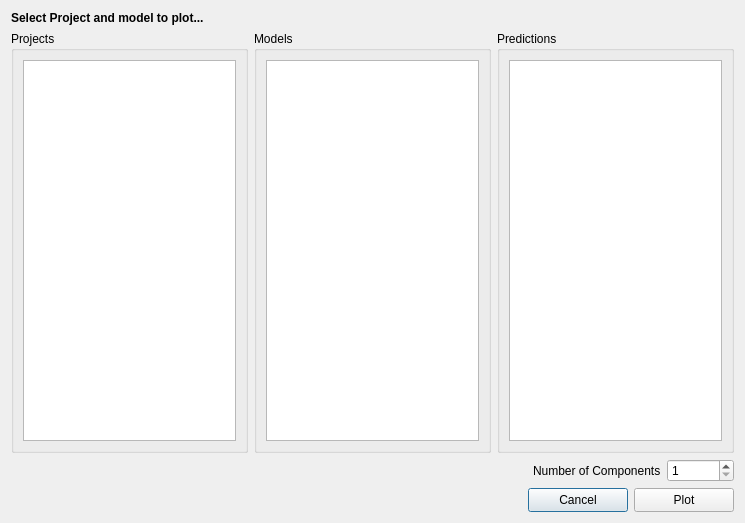
<?xml version="1.0" encoding="UTF-8"?>
<ui version="4.0">
 <class>PlotDialog</class>
 <widget class="QDialog" name="PlotDialog">
  <property name="geometry">
   <rect>
    <x>0</x>
    <y>0</y>
    <width>745</width>
    <height>523</height>
   </rect>
  </property>
  <property name="minimumSize">
   <size>
    <width>560</width>
    <height>250</height>
   </size>
  </property>
  <property name="windowTitle">
   <string>Select Project to plot...</string>
  </property>
  <layout class="QGridLayout" name="gridLayout_6">
   <item row="0" column="0" colspan="2">
    <widget class="QLabel" name="label">
     <property name="font">
      <font>
       <weight>75</weight>
       <bold>true</bold>
      </font>
     </property>
     <property name="text">
      <string>Select Project and model to plot...</string>
     </property>
    </widget>
   </item>
   <item row="1" column="0">
    <widget class="QGroupBox" name="projectsGroupBox">
     <property name="title">
      <string>Projects</string>
     </property>
     <layout class="QGridLayout" name="gridLayout_4">
      <item row="0" column="0">
       <widget class="QListView" name="listView">
        <property name="sizePolicy">
         <sizepolicy hsizetype="Expanding" vsizetype="Expanding">
          <horstretch>0</horstretch>
          <verstretch>0</verstretch>
         </sizepolicy>
        </property>
        <property name="minimumSize">
         <size>
          <width>0</width>
          <height>0</height>
         </size>
        </property>
        <property name="editTriggers">
         <set>QAbstractItemView::NoEditTriggers</set>
        </property>
        <property name="selectionMode">
         <enum>QAbstractItemView::SingleSelection</enum>
        </property>
        <property name="selectionBehavior">
         <enum>QAbstractItemView::SelectRows</enum>
        </property>
       </widget>
      </item>
     </layout>
    </widget>
   </item>
   <item row="1" column="1">
    <widget class="QGroupBox" name="modelsGroupBox">
     <property name="title">
      <string>Models</string>
     </property>
     <layout class="QGridLayout" name="gridLayout_2">
      <item row="0" column="0">
       <widget class="QListView" name="listView_2">
        <property name="minimumSize">
         <size>
          <width>0</width>
          <height>0</height>
         </size>
        </property>
        <property name="editTriggers">
         <set>QAbstractItemView::NoEditTriggers</set>
        </property>
        <property name="selectionMode">
         <enum>QAbstractItemView::SingleSelection</enum>
        </property>
        <property name="selectionBehavior">
         <enum>QAbstractItemView::SelectRows</enum>
        </property>
       </widget>
      </item>
     </layout>
    </widget>
   </item>
   <item row="1" column="2">
    <widget class="QGroupBox" name="predictionGroupBox">
     <property name="title">
      <string>Predictions</string>
     </property>
     <layout class="QGridLayout" name="gridLayout_3">
      <item row="0" column="0">
       <widget class="QListView" name="listView_3">
        <property name="minimumSize">
         <size>
          <width>0</width>
          <height>0</height>
         </size>
        </property>
        <property name="editTriggers">
         <set>QAbstractItemView::NoEditTriggers</set>
        </property>
        <property name="selectionMode">
         <enum>QAbstractItemView::SingleSelection</enum>
        </property>
        <property name="selectionBehavior">
         <enum>QAbstractItemView::SelectRows</enum>
        </property>
       </widget>
      </item>
     </layout>
    </widget>
   </item>
   <item row="2" column="0" colspan="3">
    <layout class="QGridLayout" name="gridLayout_5">
     <item row="0" column="0">
      <spacer name="horizontalSpacer_2">
       <property name="orientation">
        <enum>Qt::Horizontal</enum>
       </property>
       <property name="sizeHint" stdset="0">
        <size>
         <width>40</width>
         <height>20</height>
        </size>
       </property>
      </spacer>
     </item>
     <item row="0" column="1">
      <widget class="QLabel" name="label_4">
       <property name="text">
        <string>Number of Components</string>
       </property>
      </widget>
     </item>
     <item row="0" column="2">
      <widget class="QSpinBox" name="numpc">
       <property name="minimum">
        <number>1</number>
       </property>
       <property name="maximum">
        <number>999999999</number>
       </property>
      </widget>
     </item>
    </layout>
   </item>
   <item row="3" column="0" colspan="3">
    <layout class="QGridLayout" name="gridLayout">
     <item row="0" column="0">
      <spacer name="horizontalSpacer">
       <property name="orientation">
        <enum>Qt::Horizontal</enum>
       </property>
       <property name="sizeHint" stdset="0">
        <size>
         <width>40</width>
         <height>20</height>
        </size>
       </property>
      </spacer>
     </item>
     <item row="0" column="1">
      <widget class="QPushButton" name="cancelButton">
       <property name="minimumSize">
        <size>
         <width>100</width>
         <height>24</height>
        </size>
       </property>
       <property name="maximumSize">
        <size>
         <width>100</width>
         <height>24</height>
        </size>
       </property>
       <property name="text">
        <string>Cancel</string>
       </property>
      </widget>
     </item>
     <item row="0" column="2">
      <widget class="QPushButton" name="plotButton">
       <property name="minimumSize">
        <size>
         <width>100</width>
         <height>24</height>
        </size>
       </property>
       <property name="maximumSize">
        <size>
         <width>100</width>
         <height>24</height>
        </size>
       </property>
       <property name="text">
        <string>Plot</string>
       </property>
      </widget>
     </item>
    </layout>
   </item>
  </layout>
 </widget>
 <resources/>
 <connections/>
</ui>
